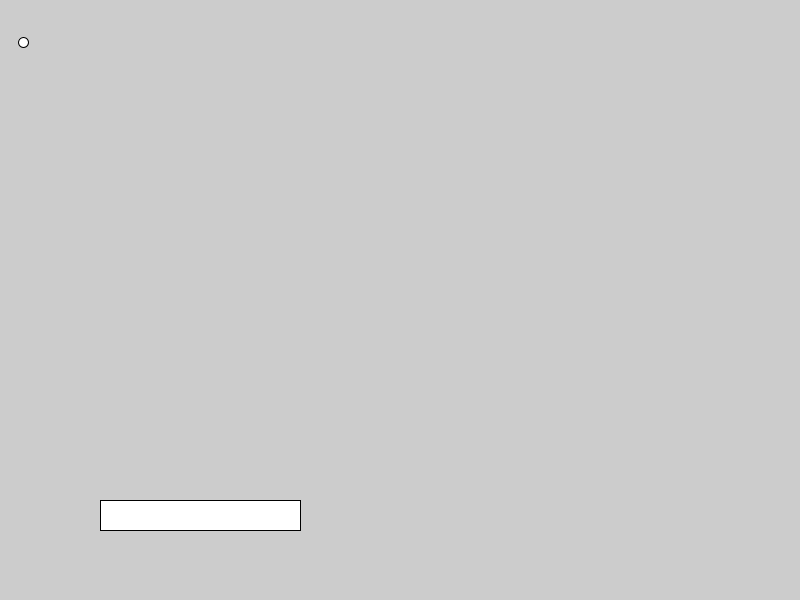
Frame 1 (no input)
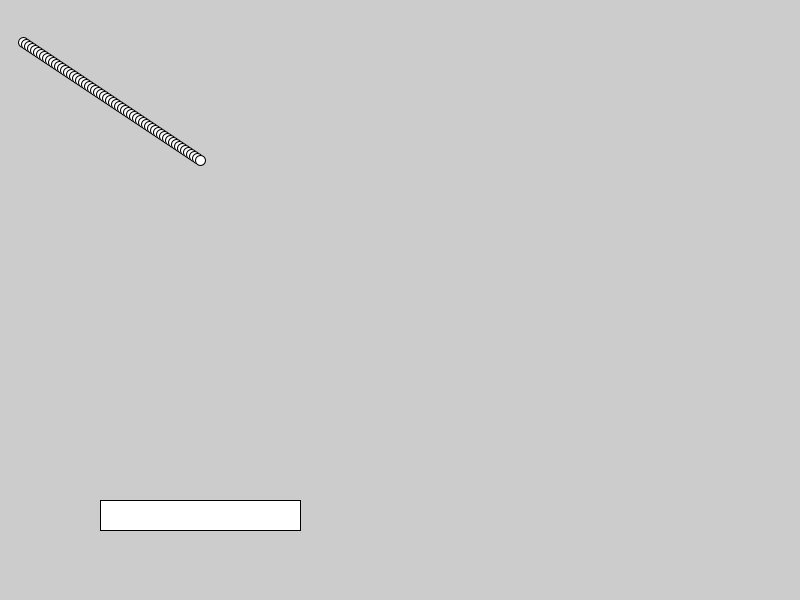
Frame 60 (the mouse pressed at the canvas centre just before this capture)
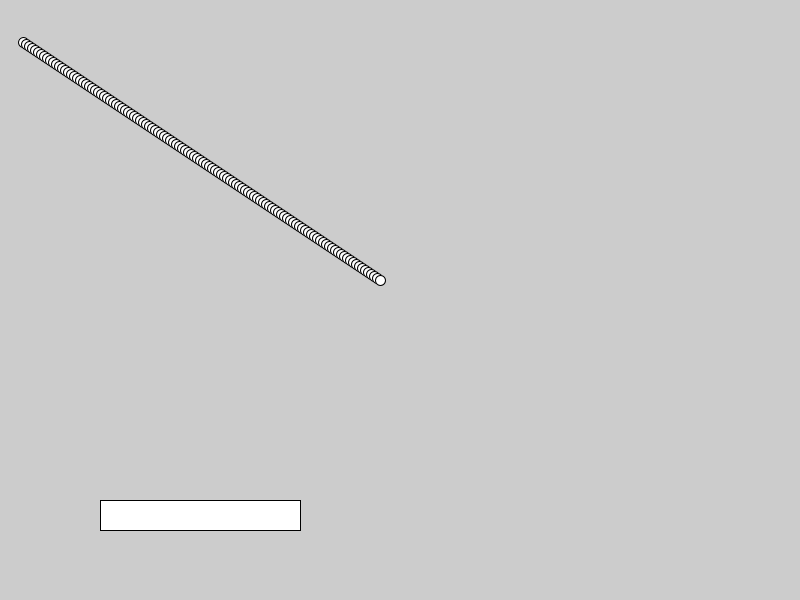
Frame 120 (the mouse held since frame 60 and released just before this capture)

The Processing sketch that drew these frames (run headless with seeded random() and noise(); from frame 60 on, the mouse is pressed at the canvas centre):

// Processing sketch: pong
// ── pong.pde
int CIRCLE_RADIUS = 10;

int screen_type = 0; // 0 : 800x600 ; 1: 1366x768


int ballPosX = 20;
int ballPosY = 40;
int ballSpdX = 3;
int ballSpdY = 2;

int PADDLE_WIDTH = 200;
int PADDLE_HEIGHT = 30;
int paddlePosX = 100;
int paddlePosY = 500;
int curMouseX;

// TODO : do something with Internet
// TODO : control the paddle with the sensor


void collisionPaddleBall() {
  // doesn't treat all cases
  if (ballPosX + CIRCLE_RADIUS > paddlePosX &&ballPosX - CIRCLE_RADIUS < paddlePosX + PADDLE_WIDTH) {
    if (ballPosY + CIRCLE_RADIUS > paddlePosY) {
      ballSpdY = -ballSpdY;
    }
  }
}

void setup() {
  size(800, 600);
  curMouseX = mouseX;
}

void draw() {
  // we compute the new coords
  ballPosX += ballSpdX;
  ballPosY += ballSpdY;
  if (ballPosX < 0 || ballPosX > width) {
    ballSpdX = -ballSpdX;
  }
  
  if (ballPosY < 0 || ballPosY > height) {
    ballSpdY = -ballSpdY;
  }
  collisionPaddleBall();
  
  // we should add the bouncing ball with the paddle
  
  // we draw stuff
  clear();
  rect(paddlePosX, paddlePosY, PADDLE_WIDTH, PADDLE_HEIGHT); 
  circle(ballPosX, ballPosY, CIRCLE_RADIUS);
}

void mouseMoved() {
  //int deltaX = mouseX - curMouseX;
  curMouseX = mouseX;
  
  //paddlePosX += deltaX;
  paddlePosX = curMouseX;
}
  
